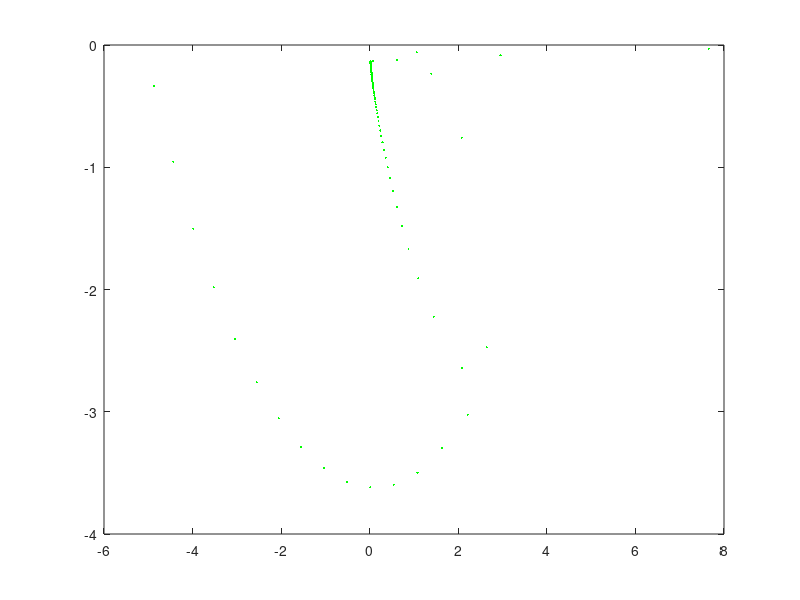
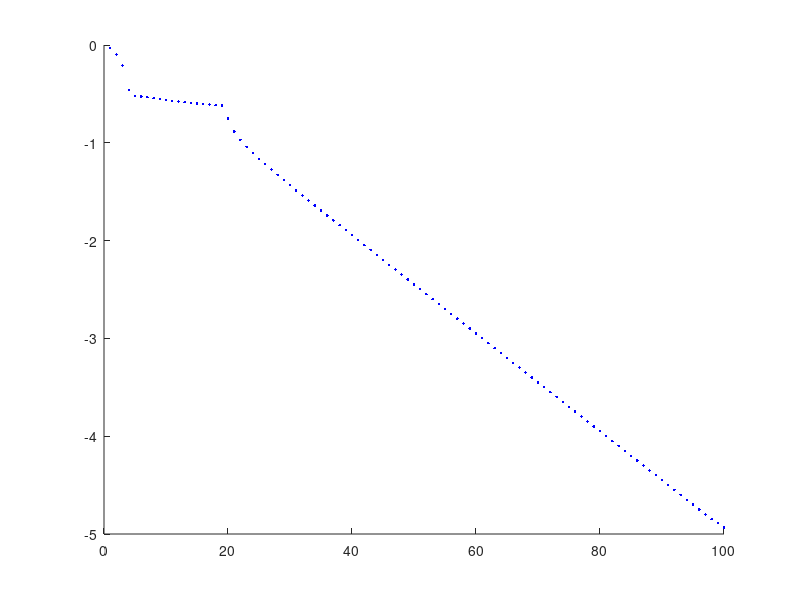

The MATLAB source for these figures, in order:
clear all
close all
N=100;
D=51;

k=sqrt(linspace(1,N-1,N-1));
s=1;
a=diag(k,1);
ac=diag(k,-1);
%gam=0;

Q=sqrt(0.5)*(a+ac);
P=1i*sqrt(0.5)*(ac-a);
omega = 1.0;
gamma = 0.05;
beta = 0.05;
delta = 1;

H=(-omega-1i*gamma)*(ac*a)+(beta)*(ac*ac*a*a)+(delta)*Q;
[psi,Es] = eig(H); % psi are the Schur eigenfns and En matrix of eigs
Es=diag(Es);

% sort the eigenvalues and eigenvectors by decay rate
[~,ind]=sort(imag(Es),'descend');
Es=Es(ind);
psi=psi(:,ind);

figure(2)
hold on
plot(1:1:N,imag(Es),'b.')
% % axis([-250 50 -80 0])
% xlabel('Re(\lambda)')
% ylabel('Im(\lambda)')
% return
% % return
for j = 1:100
    Qexp(j)=psi(:,j)'*Q*psi(:,j);
    Pexp(j)=psi(:,j)'*P*psi(:,j);
end


figure(1)  
clf
l1=plot(real(Qexp),real(Pexp),'g.','Markersize',5)
   
  
psi0=psi(:,1);
Xop=Q; % Position operator
EX=psi0'*Xop*psi0
EXS=psi0'*Xop^2*psi0
sigmax=real(sqrt(EXS-EX^2)) % sigma_x

Pop=P; % Momentum operator
EP=psi0'*Pop*psi0;
EPS=psi0'*Pop^2*psi0;
sigmap=real(sqrt(EPS-EP^2)) % Sigma p 

sigmax*sigmap
return


%==========================================================================
%==========================================================================
%==========================================================================
% Its a sin
%==========================================================================
%==========================================================================

system_flag='MKS';
time_flag='fwd';
mu=0.001 % Parameter that measures distance to fp at t=0
N0=1; % Number of points
t_final=80;
t_final_bwd=30

qmin=-8
qmax=8
pmin=-8
pmax=8
% qmin=-20
% qmax=20
% pmin=-20
% pmax=20


nfp=2
%==========================================================================
% Construct Fixed points
%==========================================================================

[q_fp,p_fp]=get_fixed_points_mexican_hat(omega,beta,delta,gamma,system_flag); 



%==========================================================================
% Construct the Jacobian
%==========================================================================


[J_out,Evec,Eval]=get_jacobian_mexican_hat(q_fp(nfp),p_fp(nfp),omega,beta,delta,gamma,system_flag); 

q_fp=q_fp(nfp);
p_fp=p_fp(nfp);

figure(1)
hold on
l2=plot(q_fp,p_fp,'k.','Markersize',5)
xlabel('q')
ylabel('p')
axis([qmin qmax pmin pmax])




%==========================================================================
% Set up the initial conditions
%==========================================================================

Eval=diag(Eval);
[~,ind_growing]=max(Eval); % Index of growing eignvalues

u1=Evec(:,1);
u1=u1./norm(u1); % Normnalised eigenvector in growing direction

u2=Evec(:,2);
u2=u2./norm(u2); % Normnalised eigenvector in growing direction



q_0=linspace(0,1,N0);
p_0=linspace(0,1,N0);


% 
% q_stable=q_fp+q_0*mu*u1(1);
% p_stable=p_fp+p_0*mu*u1(2);

%==========================================================================
%==========================================================================
% This is bad and needs replaced
% Know shouldnt be doing thiz
%==========================================================================
%==========================================================================


% One side

q_stable=q_fp-q_0*mu*u2(1);
p_stable=p_fp-p_0*mu*u2(2);



for j=1:length(q_stable)
    j
    % Counter for the number we are on

        % 1) Initial conditions in phase space       
        z(1)=q_stable(j);
        z(2)=p_stable(j);
        z(3)=1;
        
          % 2) Propagate Norm
        
   [t,z_ps] = ode89(@(t,z) dhat(t,z,omega,beta,delta,gamma,system_flag,time_flag) ,[0 t_final],z); % Integrate
        
    figure(1)
    hold on
    plot(z_ps(:,1),z_ps(:,2),'r-','Markersize',1)
    xlabel('q')
    ylabel('p')
    axis([qmin qmax pmin pmax])

    pause(1)
       
    
end


% Other side

q_stable=q_fp+q_0*mu*u2(1);
p_stable=p_fp+p_0*mu*u2(2);


%==========================================================================
% Okay work the manifold
%==========================================================================


for j=1:length(q_stable)
    j
    % Counter for the number we are on

        % 1) Initial conditions in phase space       
        z(1)=q_stable(j);
        z(2)=p_stable(j);
        z(3)=1;
        
          % 2) Propagate Norm
        
       [t,z_ps] = ode89(@(t,z) dhat(t,z,omega,beta,delta,gamma,system_flag,time_flag) ,[0 t_final],z); % Integrate
        
    figure(1)
    hold on
    l3=plot(z_ps(:,1),z_ps(:,2),'r-','Markersize',1)
    xlabel('q')
    ylabel('p')
    axis([qmin qmax pmin pmax])

    pause(1)
       
    
end

% return

%==========================================================================
%==========================================================================
% Untable manifold
%==========================================================================
%==========================================================================

time_flag='bwd';
t_final=t_final_bwd
% One side

q_stable=q_fp+q_0*mu*u1(1);
p_stable=p_fp+p_0*mu*u1(2);



for j=1:length(q_stable)
    j
    % Counter for the number we are on

        % 1) Initial conditions in phase space       
        z(1)=q_stable(j);
        z(2)=p_stable(j);
        z(3)=1;
        
          % 2) Propagate Norm
        
      [t,z_ps] = ode89(@(t,z) dhat(t,z,omega,beta,delta,gamma,system_flag,time_flag) ,[0 t_final],z); % Integrate
        
        
    figure(1)
    hold on
    plot(z_ps(:,1),z_ps(:,2),'b-','Markersize',1)
    xlabel('q')
    ylabel('p')
    axis([qmin qmax pmin pmax])

    pause(1)
       
    
end


% Other side

q_stable=q_fp-q_0*mu*u1(1);
p_stable=p_fp-p_0*mu*u1(2);



for j=1:length(q_stable)
    j
    % Counter for the number we are on

        % 1) Initial conditions in phase space       
        z(1)=q_stable(j);
        z(2)=p_stable(j);
        z(3)=1;
        
          % 2) Propagate Norm
        
   [t,z_ps] = ode89(@(t,z) dhat(t,z,omega,beta,delta,gamma,system_flag,time_flag) ,[0 t_final],z); % Integrate
        
        
    figure(1)
    hold on
    l4=plot(z_ps(:,1),z_ps(:,2),'b-','Markersize',1)
    xlabel('q')
    ylabel('p')
    legend([l1 l2 l3 l4],{'Eigenstate Expectation','Fixed point','Stable manifold','Unstable manifold'})
    axis([qmin qmax pmin pmax])
    box on
    pause(1)
       
    
end
